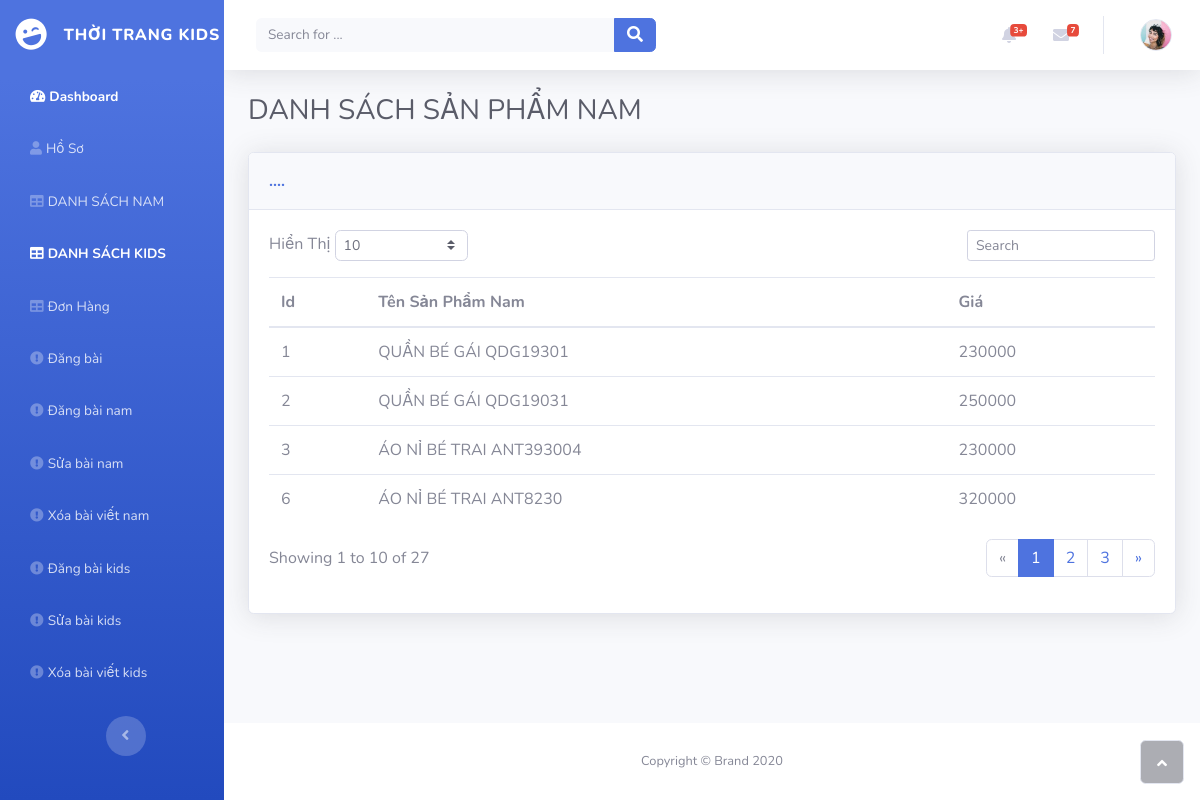
The app's page /webbanhangquanao/login/doashboard/danhsachsanphamkids.php with its own data.
### tables this page shows
CREATE TABLE `sanphamkids` (
  `Idsanphamkid` int(11) NOT NULL,
  `Tensanphamkids` varchar(50) DEFAULT NULL,
  `Img1` varchar(400) DEFAULT NULL,
  `Img2` varchar(400) DEFAULT NULL,
  `Tieude` varchar(400) DEFAULT NULL,
  `Noidung` varchar(400) DEFAULT NULL,
  `Giasanphamkids` int(11) DEFAULT NULL,
  `loaisanphamkids` varchar(30) DEFAULT NULL,
  `gioitinhkids` varchar(20) DEFAULT NULL,
  `sale` char(10) DEFAULT NULL
);

### webbanhangquanao/login/connect-db.php (called while the page is built, shortened)
<?php
global $link;
function select_list($sql){
	return exec_select($sql);
}
function exec_select($sql){
	global $link;
	$ret = isset($ret) ? $ret : array();
	$res = $link->query($sql);
	$err = mysqli_error($link);
	if ($res ){
		while( $row = $res->fetch_array(MYSQLI_ASSOC) )
		{
			$ret[]= $row ;
		}
	}
	return $ret;
}

### webbanhangquanao/login/doashboard/danhsachsanphamkids.php (the view, shortened to what this page needs)
<?php
include("../connect-db.php");
$sql = "SELECT Idsanphamkid , Tensanphamkids , Giasanphamkids from sanphamkids";
$sanpham = select_list($sql);
?>
<!DOCTYPE html>
<html>
<head>
    <link rel="stylesheet" href="assets/bootstrap/css/bootstrap.min.css?h=1a6588fb6b100c24e01c7a3e479ceb55">
    <link rel="stylesheet" href="https://use.fontawesome.com/releases/v5.12.0/css/all.css">
</head>
<body id="page-top">
    <div id="wrapper">
        <nav class="navbar navbar-dark align-items-start sidebar sidebar-dark accordion bg-gradient-primary p-0">
            <div class="container-fluid d-flex flex-column p-0">
                <a class="navbar-brand d-flex justify-content-center align-items-center sidebar-brand m-0" href="#">
                    <div class="sidebar-brand-icon rotate-n-15"><i class="fas fa-laugh-wink"></i></div>
                    <div class="sidebar-brand-text mx-3"><span>THỜI TRANG KIDS</span></div>
                </a>
                <ul class="nav navbar-nav text-light" id="accordionSidebar">
                    <li class="nav-item" role="presentation"><a class="nav-link active" href="index.php"><i class="fas fa-tachometer-alt"></i><span>Dashboard</span></a></li>
                    <li class="nav-item" role="presentation"><a class="nav-link" href="profile.php"><i class="fas fa-user"></i><span>Hồ Sơ</span></a></li>
                    <li class="nav-item" role="presentation"><a class="nav-link" href="danhsachsanphamnam.php"><i class="fas fa-table"></i><span>DANH SÁCH NAM</span></a></li>
                    <li class="nav-item" role="presentation"><a class="nav-link active"
                            href="danhsachsanphamkids.php"><i class="fas fa-table"></i><span>DANH SÁCH
                                KIDS</span></a></li>
                    <li class="nav-item" role="presentation"><a class="nav-link" href="donhang.php"><i class="fas fa-table"></i><span>Đơn Hàng</span></a></li>
                    <li class="nav-item" role="presentation"><a class="nav-link" href="dangbai.php"><i class="fas fa-exclamation-circle"></i><span>Đăng bài</span></a></li>
                    <li class="nav-item" role="presentation"><a class="nav-link" href="dangbainam.php"><i class="fas fa-exclamation-circle"></i><span>Đăng bài nam</span></a></li>
                    <li class="nav-item" role="presentation"><a class="nav-link" href="suabaivietnam.php"><i class="fas fa-exclamation-circle"></i><span>Sửa bài nam</span></a></li>
                    <li class="nav-item" role="presentation"><a class="nav-link" href="xoabaivietnam.php"><i class="fas fa-exclamation-circle"></i><span>Xóa bài viết nam</span></a></li>
                    <li class="nav-item" role="presentation"><a class="nav-link" href="dangbaikids.php"><i class="fas fa-exclamation-circle"></i><span>Đăng bài kids</span></a></li>
                    <li class="nav-item" role="presentation"><a class="nav-link" href="suabaivietkids.php"><i class="fas fa-exclamation-circle"></i><span>Sửa bài kids</span></a></li>
                    <li class="nav-item" role="presentation"><a class="nav-link" href="xoabaivietkids.php"><i class="fas fa-exclamation-circle"></i><span>Xóa bài viết kids</span></a></li>
                </ul>
                <div class="text-center d-none d-md-inline"><button class="btn rounded-circle border-0"
                        id="sidebarToggle" type="button"></button></div>
            </div>
        </nav>
        <div class="d-flex flex-column" id="content-wrapper">
            <div id="content">
                <nav class="navbar navbar-light navbar-expand bg-white shadow mb-4 topbar static-top">
                    <div class="container-fluid">
                        <form
                            class="form-inline d-none d-sm-inline-block mr-auto ml-md-3 my-2 my-md-0 mw-100 navbar-search">
                            <div class="input-group"><input class="bg-light form-control border-0 small" type="text"
                                    placeholder="Search for ...">
                                <div class="input-group-append"><button class="btn btn-primary py-0" type="button"><i
                                            class="fas fa-search"></i></button></div>
                            </div>
                        </form>
                        <ul class="nav navbar-nav flex-nowrap ml-auto">
                            <li class="nav-item dropdown no-arrow mx-1" role="presentation">
                                <div class="nav-item dropdown no-arrow"><a class="dropdown-toggle nav-link"
                                        data-toggle="dropdown" aria-expanded="false" href="#"><span
                                            class="badge badge-danger badge-counter">3+</span><i
                                            class="fas fa-bell fa-fw"></i></a>
                                </div>
                            </li>
                            <li class="nav-item dropdown no-arrow mx-1" role="presentation">
                                <div class="nav-item dropdown no-arrow"><a class="dropdown-toggle nav-link"
                                        data-toggle="dropdown" aria-expanded="false" href="#"><i
                                            class="fas fa-envelope fa-fw"></i><span
                                            class="badge badge-danger badge-counter">7</span></a>
                                </div>
                            </li>
                            <li class="nav-item dropdown no-arrow" role="presentation">
                                <div class="nav-item dropdown no-arrow"><a class="dropdown-toggle nav-link"
                                        data-toggle="dropdown" aria-expanded="false" href="#"><img
                                            class="border rounded-circle img-profile"
                                            src="assets/img/avatars/avatar1.jpeg?h=0ecc82101fb9a10ca459432faa8c0656"></a>
                                </div>
                            </li>
                        </ul>
                    </div>
                </nav>
                <div class="container-fluid">
                    <h3 class="text-dark mb-4">DANH SÁCH SẢN PHẨM NAM</h3>
                    <div class="card shadow">
                        <div class="card-header py-3">
                            <p class="text-primary m-0 font-weight-bold">....</p>
                        </div>
                        <div class="card-body">
                            <div class="row">
                                <div class="col-md-6 text-nowrap">
                                    <div id="dataTable_length" class="dataTables_length" aria-controls="dataTable">
                                        <label>Hiển Thị&nbsp;<select
                                                class="form-control form-control-sm custom-select custom-select-sm">
                                                <option value="10" selected="">10</option>
                                            </select>&nbsp;</label></div>
                                </div>
                                <div class="col-md-6">
                                    <div class="text-md-right dataTables_filter" id="dataTable_filter"><label><input
                                                type="search" class="form-control form-control-sm"
                                                aria-controls="dataTable" placeholder="Search"></label></div>
                                </div>
                            </div>
                            <div class="table-responsive table mt-2" id="dataTable" role="grid"
                                aria-describedby="dataTable_info">
                                <table class="table my-0" id="dataTable">
                                    <thead>
                                        <tr>
                                            <th>Id</th>
                                            <th>Tên Sản Phẩm Nam</th>
                                            <th>Giá</th>
                                        </tr>
                                    </thead>
                                    <tbody>
                                        <?php foreach($sanpham as $sanphamhienthi){
                                        echo "<tr>
                                                <td>".$sanphamhienthi["Idsanphamkid"]."</td>
                                                <td>".$sanphamhienthi["Tensanphamkids"]."</td>
                                                <td>".$sanphamhienthi["Giasanphamkids"]."</td>
                                              </tr>";
                                    }
                                    ?>
                                    </tbody>
                                </table>
                            </div>
                            <div class="row">
                                <div class="col-md-6 align-self-center">
                                    <p id="dataTable_info" class="dataTables_info" role="status" aria-live="polite">
                                        Showing 1 to 10 of 27</p>
                                </div>
                                <div class="col-md-6">
                                    <nav
                                        class="d-lg-flex justify-content-lg-end dataTables_paginate paging_simple_numbers">
                                        <ul class="pagination">
                                            <li class="page-item disabled"><a class="page-link" href="#"
                                                    aria-label="Previous"><span aria-hidden="true">«</span></a></li>
                                            <li class="page-item active"><a class="page-link" href="#">1</a></li>
                                            <li class="page-item"><a class="page-link" href="#">2</a></li>
                                            <li class="page-item"><a class="page-link" href="#">3</a></li>
                                            <li class="page-item"><a class="page-link" href="#" aria-label="Next"><span
                                                        aria-hidden="true">»</span></a></li>
                                        </ul>
                                    </nav>
                                </div>
                            </div>
                        </div>
                    </div>
                </div>
            </div>
            <footer class="bg-white sticky-footer">
                <div class="container my-auto">
                    <div class="text-center my-auto copyright"><span>Copyright © Brand 2020</span></div>
                </div>
            </footer>
        </div><a class="border rounded d-inline scroll-to-top" href="#page-top"><i class="fas fa-angle-up"></i></a>
    </div>
</body>
</html>

### records on screen
sanphamkids: Idsanphamkid "1", Tensanphamkids "QUẦN BÉ GÁI QDG19301", Giasanphamkids "230000"
sanphamkids: Idsanphamkid "2", Tensanphamkids "QUẦN BÉ GÁI QDG19031", Giasanphamkids "250000"
sanphamkids: Idsanphamkid "3", Tensanphamkids "ÁO NỈ BÉ TRAI ANT393004", Giasanphamkids "230000"
sanphamkids: Idsanphamkid "6", Tensanphamkids "ÁO NỈ BÉ TRAI ANT8230", Giasanphamkids "320000"
